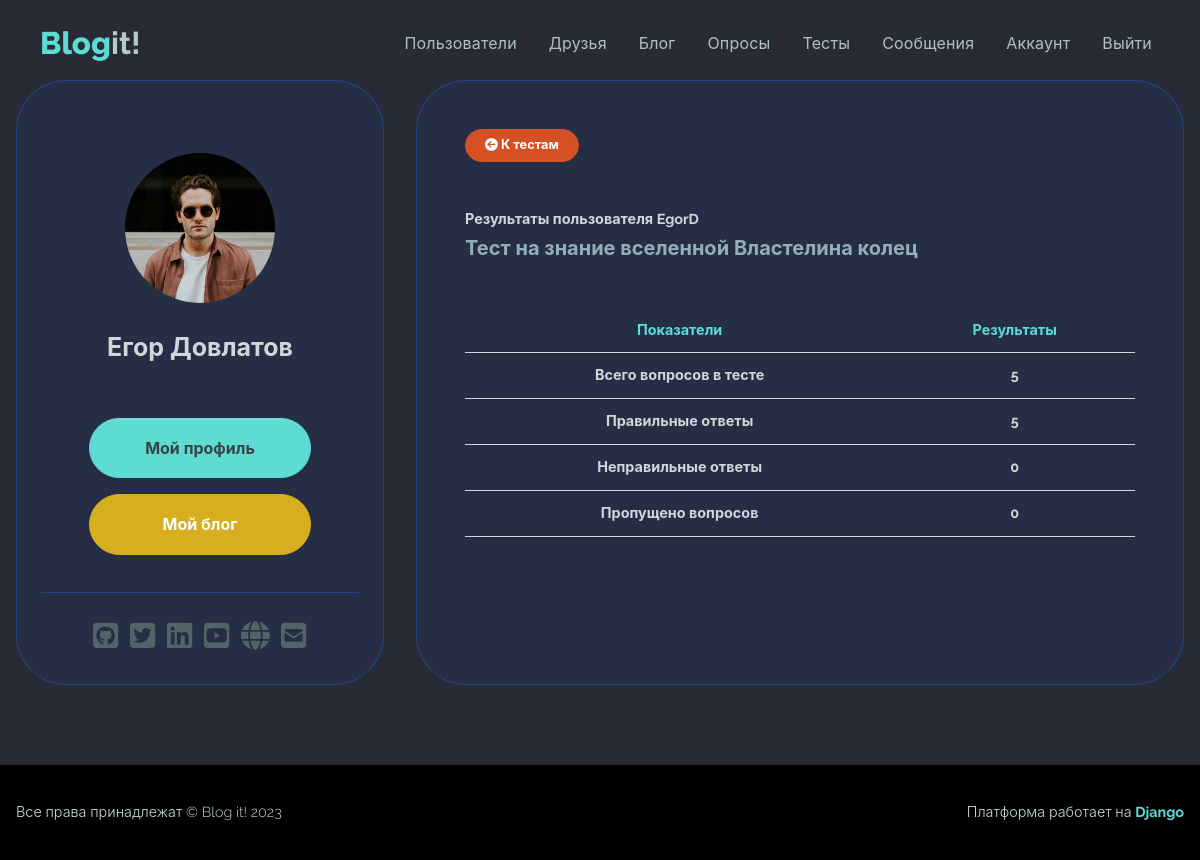
The page /results/4/ (signed in) on the database its author committed.
### users/models.py (models this page shows, shortened)
class Profile(models.Model):
    user = models.OneToOneField(User,
        on_delete=models.CASCADE)
    name = models.CharField(max_length=50,
        blank=True, null=True)
    email = models.EmailField(max_length=50,
        blank=True, null=True)
    username = models.CharField(max_length=50,
        blank=True, null=True)
    summary = models.CharField(max_length=100,
        blank=True, null=True)
    city = models.CharField(max_length=20,
        blank=True, null=True)
    profession = models.CharField(max_length=50,
        blank=True, null=True)
    about = models.TextField(blank=True, null=True)
    image = models.ImageField(
        null=True, blank=True, upload_to='profile_images',
        default='profile_images/default.jpg')
    github = models.CharField(max_length=100,
        default='https://github.com')
    twitter = models.CharField(max_length=100,
        default='https://twitter.com')
    linkedin = models.CharField(max_length=100,
        default='https://linkedin.com')
    youtube = models.CharField(max_length=100,
        default='https://youtube.com')
    website = models.CharField(max_length=100,
        default='https://mysite.com')
    created = models.DateTimeField(auto_now_add=True)
    follows = models.ManyToManyField(
        'self', related_name='followed_by',
        symmetrical=False, blank=True
    )
    class Meta:
        ordering = ['created']
        verbose_name = 'Профиль'
        verbose_name_plural = 'Профили'

### quizzes/models.py (models this page shows)
class Quiz(models.Model):
    name = models.CharField(max_length=120)
    published = models.DateTimeField(auto_now_add=True)
    def __str__(self):
        return self.name
    class Meta:
        ordering = ['published']
        verbose_name = 'Тест'
        verbose_name_plural = 'Тесты'

### quizzes/views.py (the view)
# urls.py: path('results/<int:quiz_id>/', views.quiz_results,
@login_required
def quiz_results(request, quiz_id):
    profile = request.user.profile
    quiz = get_object_or_404(Quiz, pk=quiz_id)
    questions = quiz.question_set.all()
    results = Result.objects.filter(user=request.user,
        quiz=quiz).values()
    correct = [i['correct'] for i in results][0]
    wrong = [i['wrong'] for i in results][0]
    context = {'quiz': quiz,
    'profile': profile,
    'correct': correct,
    'wrong': wrong,
    'number': len(questions),
    'skipped': len(questions) - (correct + wrong)}
    return render(request,
        'quizzes/results.html', context)

### quizzes/templates/quizzes/results.html (shortened to what this page needs)
{% extends 'base.html' %}
{% block content %}
    <section>
        <main class="mt-5 mb-5">
            <div class="container">
                <div class="main-body">
                    <div class="row">
                        <div class="col-lg-4">
                            <div class="card p-3 card-soft-primary">
                                <div class="card-body">
                                    <div class="d-flex flex-column align-items-center text-center">
                                        <div class="profile-image-wrapper mt-5">
                                            <div class="profile-image">
                                                <img src="{{ profile.image.url }}" alt="profile" />
                                            </div>
                                        </div>
                                        <div class="mt-1">
                                            <h5 class="fw-bold fs-2 text-200 mb-5 text-center">{{ profile.name }}</h5>
                                            <div class="text-center">
                                                <div class="col-12 d-grid">
                                                    <div class="text-center">
                                                        <a class="btn btn-primary rounded-pill my-2 col-9"
                                                           href="{% url 'account' %}">Мой профиль</a>
                                                        <a class="btn btn-warning rounded-pill my-2 col-9"
                                                           href="{% url 'blog:my-blog' %}">Мой блог</a>
                                                    </div>
                                                </div>
                                            </div>
                                        </div>
                                    </div>
                                    <hr class="my-4">
                                    <div class="text-center">{% include 'socials.html' %}</div>
                                </div>
                            </div>
                        </div>
                        <div class="col-lg-8">
                            <div class="card p-3 h-100 card-soft-primary">
                                <div class="profile-card-body">
                                    <div class="row mb-3">
                                        <div class="col-12">
                                            <a class="btn btn-danger rounded-pill btn-sm mb-3"
                                               href="{% url 'quizzes:quizzes' %}"><i class="fa fa-arrow-circle-left"></i> К тестам</a>
                                        </div>
                                    </div>
                                    <div>
                                        <h5 class="text-200 fs--1">Результаты пользователя {{ request.user.username }}</h5>
                                        <h5 class="text-400">{{ quiz }}</h5>
                                        <div class="table-responsive mt-5">
                                            <table class="table">
                                                <thead>
                                                    <tr>
                                                        <th scope="col" class="text-primary text-center">Показатели</th>
                                                        <th scope="col" class="text-primary text-center">Результаты</th>
                                                    </tr>
                                                </thead>
                                                <tbody>
                                                    <tr>
                                                        <td class="text-200 fw-bold text-center">Всего вопросов в тесте</td>
                                                        <td class="text-200 fw-bold text-center">{{ number }}</td>
                                                    </tr>
                                                    <tr>
                                                        <td class="text-200 fw-bold text-center">Правильные ответы</td>
                                                        <td class="text-200 fw-bold text-center">{{ correct }}</td>
                                                    </tr>
                                                    <tr>
                                                        <td class="text-200 fw-bold text-center">Неправильные ответы</td>
                                                        <td class="text-200 fw-bold text-center">{{ wrong }}</td>
                                                    </tr>
                                                    <tr>
                                                        <td class="text-200 fw-bold text-center">Пропущено вопросов</td>
                                                        <td class="text-200 fw-bold text-center">{{ skipped }}</td>
                                                    </tr>
                                                </tbody>
                                            </table>
                                        </div>
                                    </div>
                                </div>
                            </div>
                        </div>
                    </div>
                </div>
            </div>
        </main>
    </section>
{% endblock %}

### rows shown on the page
Profile: image (picture), name "Егор Довлатов"
Quiz: name "Тест на знание вселенной Властелина колец"

### other values the page prints
{{ request.user.username }} "EgorD"
{{ number }} "5"
{{ correct }} "5"
{{ wrong }} "0"
{{ skipped }} "0"
